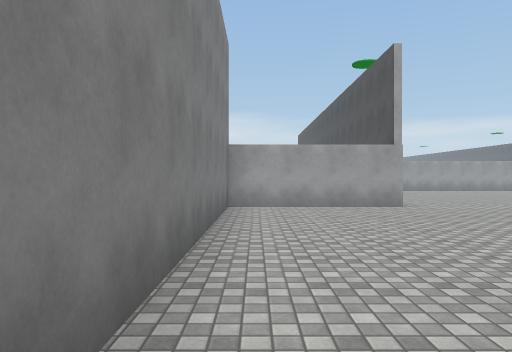
View 1 (above)

24 first-person views from a walk through a scene from a Unity 3-D project. The camera is 1.4 m above the floor, looks level and sees 70° across. The floor is counted in squares, 2 m on a side. Each view is taken from the middle of a square. On the plan, view 1 faces up. The plan holds only what a view shows up to about 11 squares ahead; the rest is blank. The place goes on beyond the plan. The player character is not drawn. Surface patterns are stand-ins for the level's own textures.

View 2
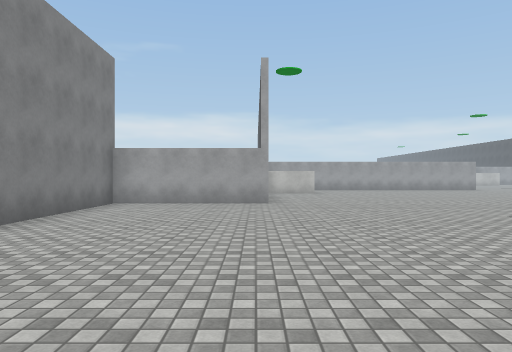

View 3
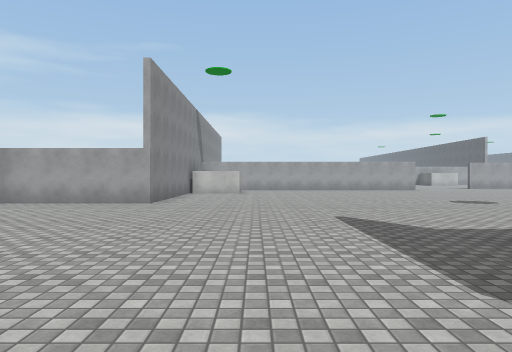

View 4
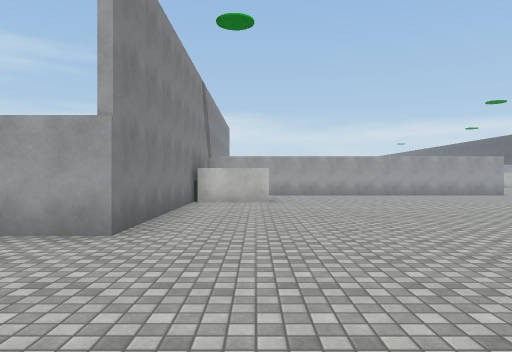

View 5
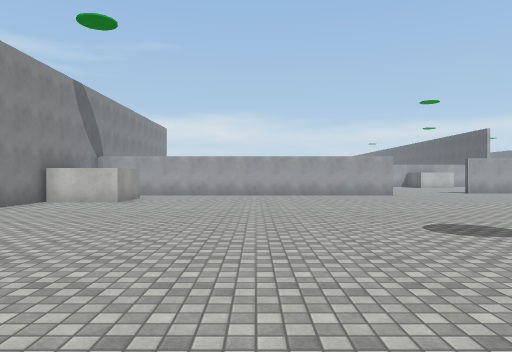

View 6
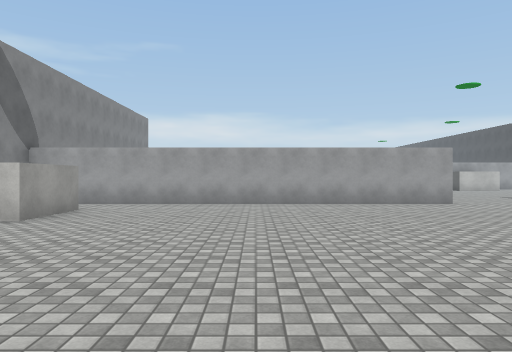

View 7
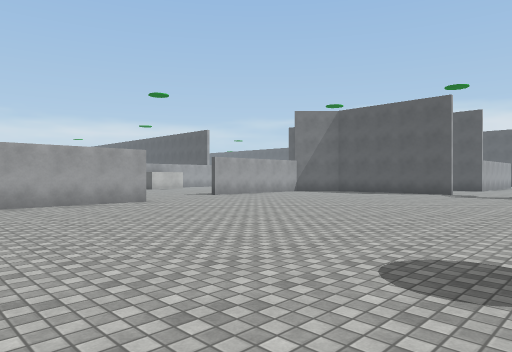

View 8
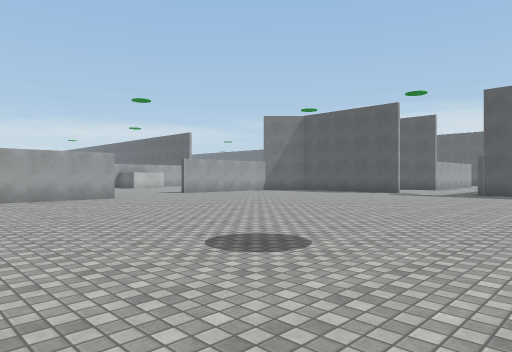

View 9
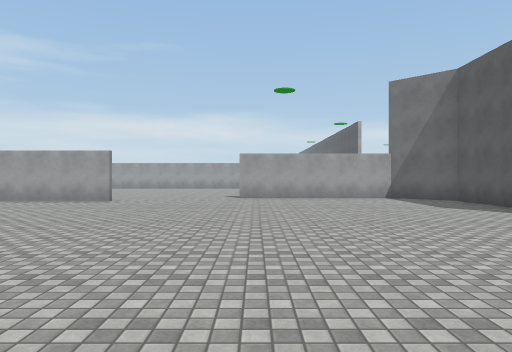

View 10
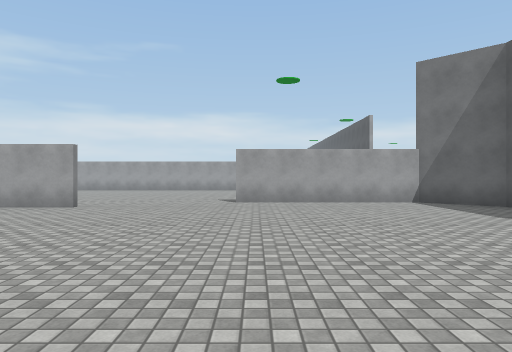

View 11
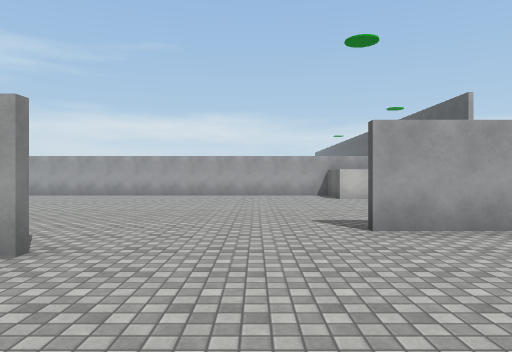

View 12
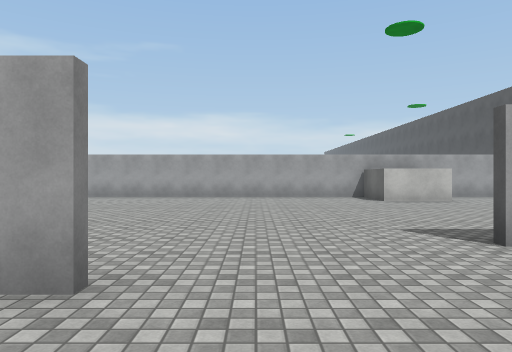

View 13
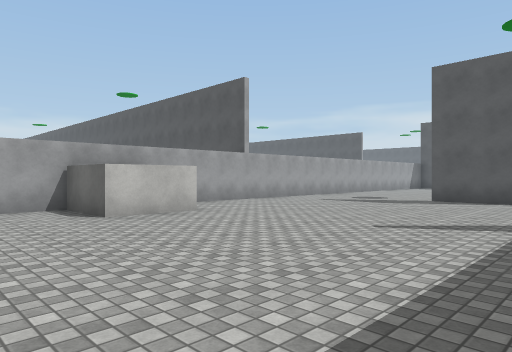

View 14
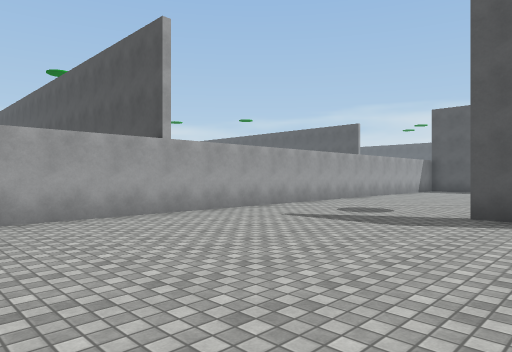

View 15
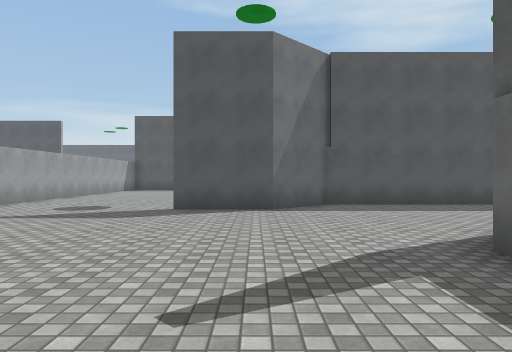

View 16
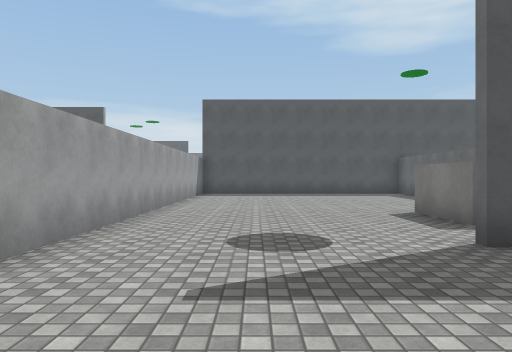

View 17
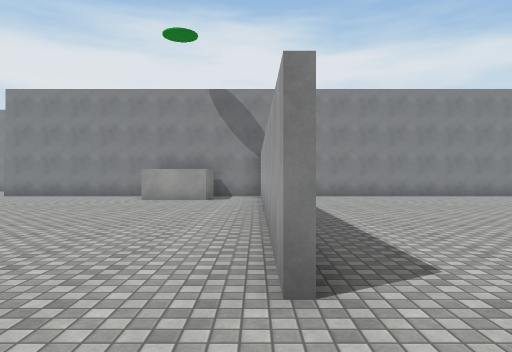

View 18
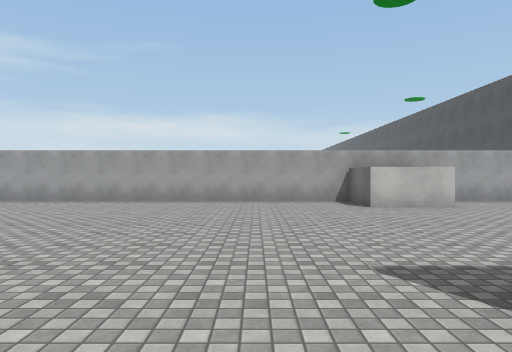

View 19
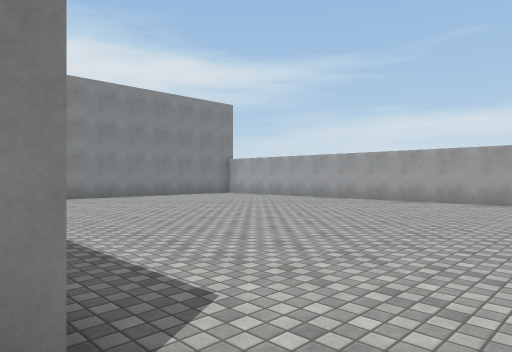

View 20
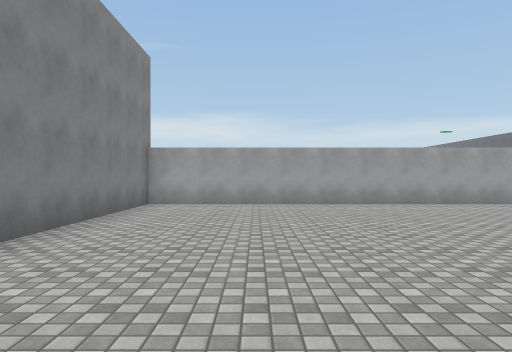

View 21
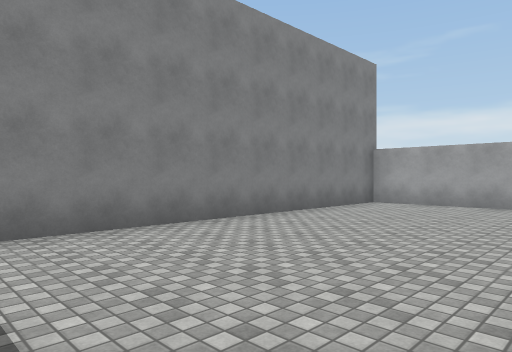

View 22
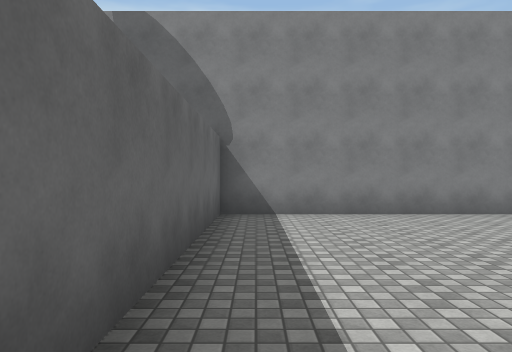

View 23
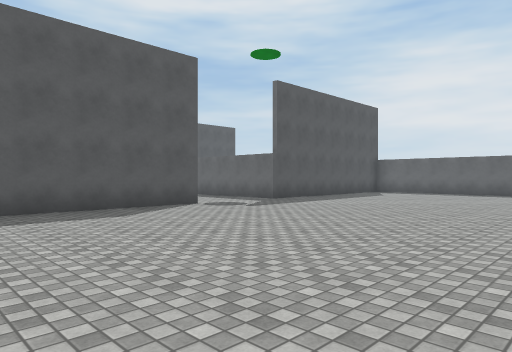

View 24
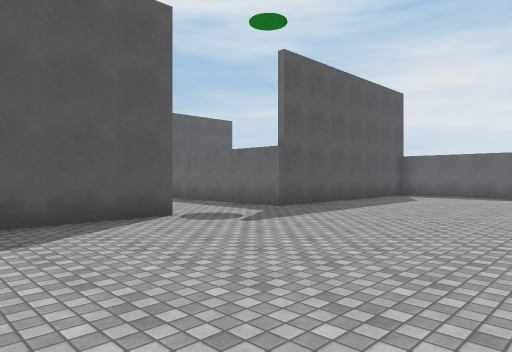

### Floor plan
Points are (right, up) in squares from view 1. A wall is a line through its corners. A room is listed if a view was taken in it or the views show most of it. See-through windows are left out.
Room 1 (views 1, 2, 3, 4, 5, 6, 7, 8, 9, 10, 11, 12, 13, 14, 15, 16, 17, 18, 19, 20, 21, 22, 23, 24)
walls: (14, 17.2) (4.5, 17.2); (23.7, 12.4) (23.7, 17.3) (22.3, 18.6) (17.4, 18.6); (5.3, 15.6) (5.3, 13.7) (3.4, 13.7); (3.3, 14.1) (3.3, 8.3) (-0.6, 8.3) (-0.6, 0.9); (23.7, 6) (23.7, 9.6) (27.1, 9.6); (20.5, 25.2) (18.6, 25.2) (18.6, 27.1) (3.3, 27.1) (3.3, 17.3) (9.1, 17.3); (27.9, 15.1) (27.9, 19.4) (26.6, 20.6) (26.6, 22.8); (28.1, 21.9) (30.1, 21.9); (34, 27.1) (21, 27.1)

Positions as (right, up) in squares from view 1, and headings:
1: (0, 0), facing up
2: (3, -1), facing up
3: (6, -1), facing up
4: (5, 4), facing up
5: (9, 4), facing up
6: (9, 8), facing up
7: (9, 8), facing up-right
8: (9, 6), facing up-right
9: (18, 7), facing up
10: (18, 9), facing up
11: (16, 14), facing up
12: (15, 15), facing up
13: (16, 19), facing up-right
14: (20, 21), facing up-right
15: (19, 21), facing right
16: (23, 25), facing right
17: (16, 17), facing left
18: (16, 17), facing up
19: (15, 17), facing up-left
20: (6, 18), facing up
21: (8, 18), facing up-left
22: (10, 18), facing left
23: (16, 18), facing down-right
24: (18, 16), facing down-right
